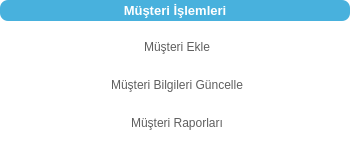
<?xml version="1.0" encoding="UTF-8"?>
<ui version="4.0">
 <class>Form</class>
 <widget class="QWidget" name="Form">
  <property name="geometry">
   <rect>
    <x>0</x>
    <y>0</y>
    <width>350</width>
    <height>150</height>
   </rect>
  </property>
  <property name="minimumSize">
   <size>
    <width>350</width>
    <height>150</height>
   </size>
  </property>
  <property name="maximumSize">
   <size>
    <width>350</width>
    <height>150</height>
   </size>
  </property>
  <property name="windowTitle">
   <string>Form</string>
  </property>
  <property name="styleSheet">
   <string notr="true">QWidget{
	background-color: transparent;
	border: none;
}

</string>
  </property>
  <layout class="QVBoxLayout" name="verticalLayout_3">
   <property name="spacing">
    <number>0</number>
   </property>
   <property name="leftMargin">
    <number>0</number>
   </property>
   <property name="topMargin">
    <number>0</number>
   </property>
   <property name="rightMargin">
    <number>0</number>
   </property>
   <property name="bottomMargin">
    <number>0</number>
   </property>
   <item>
    <widget class="QFrame" name="frameEmployee">
     <property name="styleSheet">
      <string notr="true"/>
     </property>
     <property name="frameShape">
      <enum>QFrame::StyledPanel</enum>
     </property>
     <property name="frameShadow">
      <enum>QFrame::Raised</enum>
     </property>
     <layout class="QVBoxLayout" name="verticalLayout_2">
      <property name="spacing">
       <number>0</number>
      </property>
      <property name="leftMargin">
       <number>0</number>
      </property>
      <property name="topMargin">
       <number>0</number>
      </property>
      <property name="rightMargin">
       <number>0</number>
      </property>
      <property name="bottomMargin">
       <number>0</number>
      </property>
      <item>
       <widget class="QPushButton" name="pushButtonEmployeeDropDown">
        <property name="font">
         <font>
          <family>Segoe UI</family>
          <pointsize>10</pointsize>
          <weight>75</weight>
          <italic>false</italic>
          <bold>true</bold>
         </font>
        </property>
        <property name="styleSheet">
         <string notr="true">QPushButton {
    background-color: #48B1DD;
    color: white;
    border: none;
    border-radius: 8px;
    padding: 3px 5px 3px 5px;
    font: bold 10pt &quot;Segoe UI&quot;;
    text-align: center;
}
QPushButton:checked {
    qproperty-icon: url(:/icons/arrow-up.svg);
    background-color: #40a2cb;
}
QPushButton:hover {
    background-color: #3ca2c8;
}
</string>
        </property>
        <property name="text">
         <string>Müşteri İşlemleri</string>
        </property>
        <property name="checkable">
         <bool>true</bool>
        </property>
       </widget>
      </item>
      <item>
       <widget class="QFrame" name="frameEmployeeDropDown">
        <property name="styleSheet">
         <string notr="true">QPushButton {
    background-color: transparent;
    color: #5F5F5F;
    border-radius: 6px;
    padding: 5px 10px 5px 14px;
    font: 9pt &quot;Segoe UI&quot;;
    qproperty-icon: url(:/icons/arrow-down-dark.svg);
    qproperty-iconSize: 10px 10px;
    text-align: center;
}
QPushButton:pressed {
    qproperty-icon: url(:/icons/arrow-up-dark.svg);
    background-color: #e6e6e6;
}
QPushButton:hover {
    background-color: #e0e0e0;
}
</string>
        </property>
        <property name="frameShape">
         <enum>QFrame::StyledPanel</enum>
        </property>
        <property name="frameShadow">
         <enum>QFrame::Raised</enum>
        </property>
        <layout class="QVBoxLayout" name="verticalLayout">
         <property name="spacing">
          <number>0</number>
         </property>
         <property name="leftMargin">
          <number>0</number>
         </property>
         <property name="topMargin">
          <number>0</number>
         </property>
         <property name="rightMargin">
          <number>0</number>
         </property>
         <property name="bottomMargin">
          <number>0</number>
         </property>
         <item>
          <widget class="QPushButton" name="pushButtonAddEmployee">
           <property name="text">
            <string>Müşteri Ekle</string>
           </property>
          </widget>
         </item>
         <item>
          <widget class="QPushButton" name="pushButtonUpdateEmployee">
           <property name="text">
            <string>Müşteri Bilgileri Güncelle</string>
           </property>
          </widget>
         </item>
         <item>
          <widget class="QPushButton" name="pushButtonReportEmployee">
           <property name="text">
            <string>Müşteri Raporları</string>
           </property>
          </widget>
         </item>
        </layout>
       </widget>
      </item>
     </layout>
    </widget>
   </item>
  </layout>
 </widget>
 <resources/>
 <connections/>
</ui>
